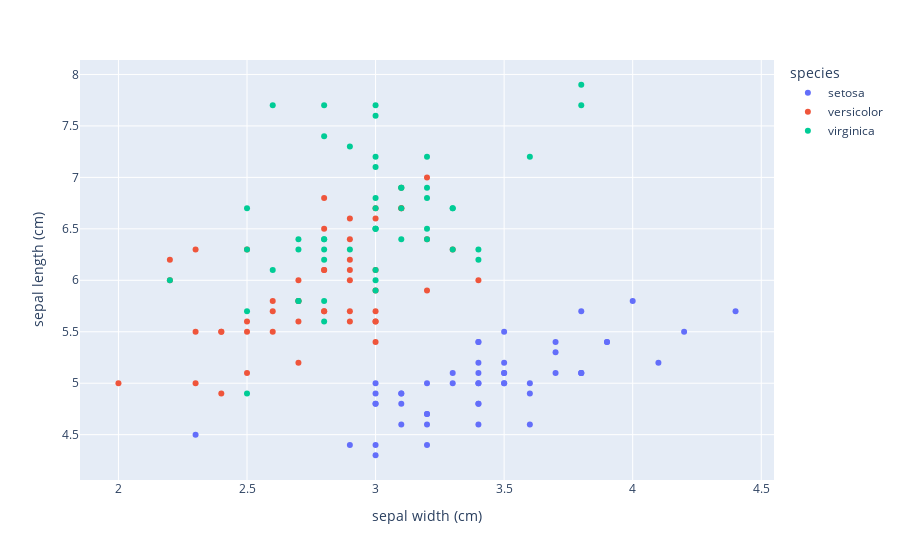

The cell this chart's notebook holds for it:
### Code cell
# plot data for sepal width and length

figure = px.scatter(iris, x='sepal width (cm)', y='sepal length (cm)', color = 'species')
figure.show()

### Figure 1 — Plotly figure (JSON) as saved in the notebook; plotly's stock layout.template omitted (floating-point values rounded to 4 significant figures)
{"data": [{"hovertemplate": "species=setosa<br>sepal width (cm)=%{x}<br>sepal length (cm)=%{y}<extra></extra>", "legendgroup": "setosa", "marker": {"color": "#636efa", "symbol": "circle"}, "mode": "markers", "name": "setosa", "orientation": "v", "showlegend": true, "type": "scatter", "x": [3.5, 3, 3.2, 3.1, 3.6, 3.9, 3.4, 3.4, 2.9, 3.1, 3.7, 3.4, 3, 3, 4, 4.4, 3.9, 3.5, 3.8, 3.8, 3.4, 3.7, 3.6, 3.3, 3.4, 3, 3.4, 3.5, 3.4, 3.2, 3.1, 3.4, 4.1, 4.2, 3.1, 3.2, 3.5, 3.6, 3, 3.4, 3.5, 2.3, 3.2, 3.5, 3.8, 3, 3.8, 3.2, 3.7, 3.3], "xaxis": "x", "y": [5.1, 4.9, 4.7, 4.6, 5, 5.4, 4.6, 5, 4.4, 4.9, 5.4, 4.8, 4.8, 4.3, 5.8, 5.7, 5.4, 5.1, 5.7, 5.1, 5.4, 5.1, 4.6, 5.1, 4.8, 5, 5, 5.2, 5.2, 4.7, 4.8, 5.4, 5.2, 5.5, 4.9, 5, 5.5, 4.9, 4.4, 5.1, 5, 4.5, 4.4, 5, 5.1, 4.8, 5.1, 4.6, 5.3, 5], "yaxis": "y"}, {"hovertemplate": "species=versicolor<br>sepal width (cm)=%{x}<br>sepal length (cm)=%{y}<extra></extra>", "legendgroup": "versicolor", "marker": {"color": "#EF553B", "symbol": "circle"}, "mode": "markers", "name": "versicolor", "orientation": "v", "showlegend": true, "type": "scatter", "x": [3.2, 3.2, 3.1, 2.3, 2.8, 2.8, 3.3, 2.4, 2.9, 2.7, 2, 3, 2.2, 2.9, 2.9, 3.1, 3, 2.7, 2.2, 2.5, 3.2, 2.8, 2.5, 2.8, 2.9, 3, 2.8, 3, 2.9, 2.6, 2.4, 2.4, 2.7, 2.7, 3, 3.4, 3.1, 2.3, 3, 2.5, 2.6, 3, 2.6, 2.3, 2.7, 3, 2.9, 2.9, 2.5, 2.8], "xaxis": "x", "y": [7, 6.4, 6.9, 5.5, 6.5, 5.7, 6.3, 4.9, 6.6, 5.2, 5, 5.9, 6, 6.1, 5.6, 6.7, 5.6, 5.8, 6.2, 5.6, 5.9, 6.1, 6.3, 6.1, 6.4, 6.6, 6.8, 6.7, 6, 5.7, 5.5, 5.5, 5.8, 6, 5.4, 6, 6.7, 6.3, 5.6, 5.5, 5.5, 6.1, 5.8, 5, 5.6, 5.7, 5.7, 6.2, 5.1, 5.7], "yaxis": "y"}, {"hovertemplate": "species=virginica<br>sepal width (cm)=%{x}<br>sepal length (cm)=%{y}<extra></extra>", "legendgroup": "virginica", "marker": {"color": "#00cc96", "symbol": "circle"}, "mode": "markers", "name": "virginica", "orientation": "v", "showlegend": true, "type": "scatter", "x": [3.3, 2.7, 3, 2.9, 3, 3, 2.5, 2.9, 2.5, 3.6, 3.2, 2.7, 3, 2.5, 2.8, 3.2, 3, 3.8, 2.6, 2.2, 3.2, 2.8, 2.8, 2.7, 3.3, 3.2, 2.8, 3, 2.8, 3, 2.8, 3.8, 2.8, 2.8, 2.6, 3, 3.4, 3.1, 3, 3.1, 3.1, 3.1, 2.7, 3.2, 3.3, 3, 2.5, 3, 3.4, 3], "xaxis": "x", "y": [6.3, 5.8, 7.1, 6.3, 6.5, 7.6, 4.9, 7.3, 6.7, 7.2, 6.5, 6.4, 6.8, 5.7, 5.8, 6.4, 6.5, 7.7, 7.7, 6, 6.9, 5.6, 7.7, 6.3, 6.7, 7.2, 6.2, 6.1, 6.4, 7.2, 7.4, 7.9, 6.4, 6.3, 6.1, 7.7, 6.3, 6.4, 6, 6.9, 6.7, 6.9, 5.8, 6.8, 6.7, 6.7, 6.3, 6.5, 6.2, 5.9], "yaxis": "y"}], "layout": {"legend": {"title": {"text": "species"}, "tracegroupgap": 0}, "margin": {"t": 60}, "xaxis": {"anchor": "y", "domain": [0, 1], "title": {"text": "sepal width (cm)"}}, "yaxis": {"anchor": "x", "domain": [0, 1], "title": {"text": "sepal length (cm)"}}}}
